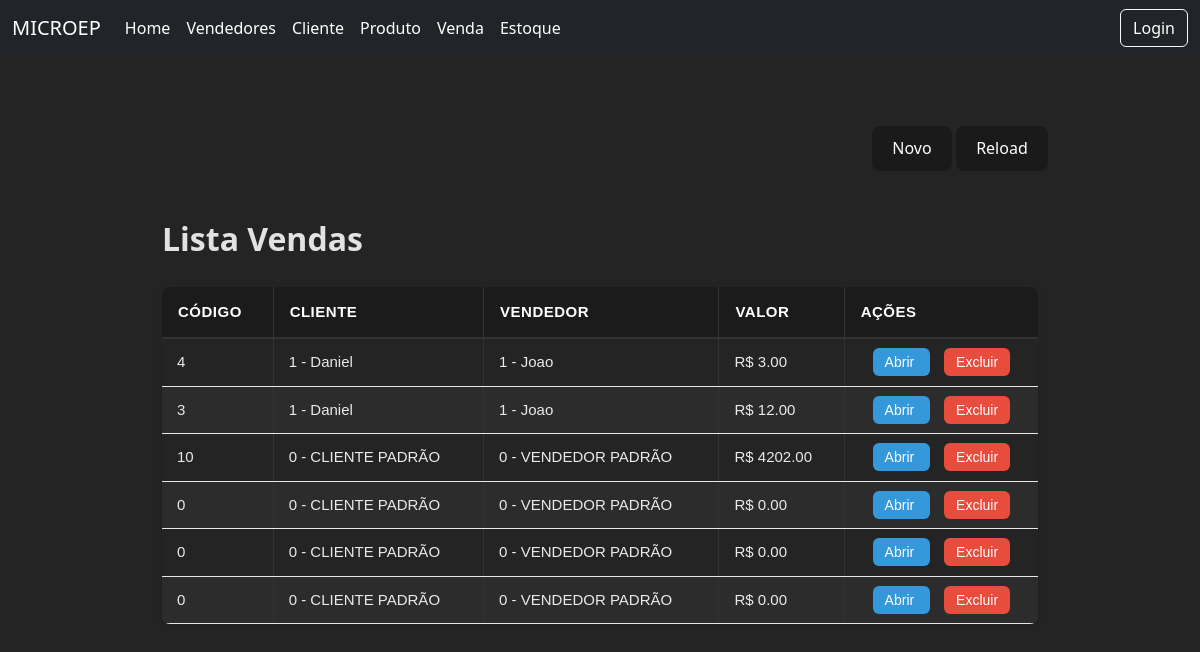
The app's page /venda/, older data.
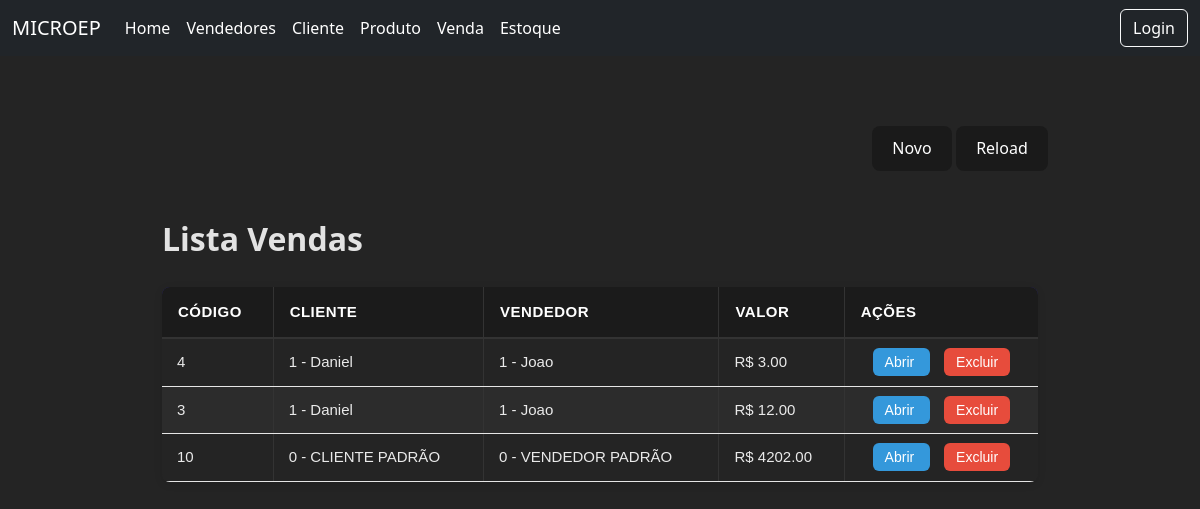
The same page, newer data.
### core/models.py (models this page shows)
class venda(models.Model):
    codigo = models.IntegerField()
    cliente = models.ForeignKey(cliente, on_delete=models.PROTECT)
    vendedor = models.ForeignKey(vendedor, on_delete=models.PROTECT)
    valor = models.DecimalField(max_digits=10,decimal_places=2)

class cliente(models.Model):
    codigo = models.IntegerField()
    nome = models.CharField(max_length=100)
    def __str__(self):
        return f"{self.codigo} - {self.nome}"

class vendedor(models.Model):
    codigo = models.IntegerField()
    nome = models.CharField(max_length=100)
    def __str__(self):
        return f" {self.codigo} - {self.nome}"

### core/views.py (the view)
# urls.py: path('venda/',views.vendaview,name='vendas'),
def vendaview(request):
    vendas = venda.objects.all()
    return render(request,'modelos/vendas.html',{'vendas':vendas})

### core/templates/modelos/vendas.html (shortened to what this page needs)
<!DOCTYPE html>
<html lang="en">
<head>
    {% load static %}
    <link rel="stylesheet" href="{% static 'venda.css' %}">
    <link href="https://cdn.jsdelivr.net/npm/bootstrap@5.3.2/dist/css/bootstrap.min.css" rel="stylesheet">
</head>
<body>
    {% include 'components/navbar.html' %}
    <div class="divcentral">
        <div class="controlebuttons">
            <div class="buttonsalign">
                <button class="buttonp">
                    <a href="{% url 'gerarvenda' %}">Novo</a>
                </button>
                <button class="buttonp">
                    <a href="{% url 'vendas' %}">Reload</a>
                </button>
            </div>
        </div>
        <div class="grid">
            <h2 class="boldtext">Lista Vendas</h2>
            <table class="tabela-vendedores">
                <thead>
                    <tr>
                        <th class="colunmgrid">Código</th>
                        <th>Cliente</th>
                        <th>Vendedor</th>
                        <th>Valor</th>
                        <th>Ações</th>
                    </tr>
                </thead>
                <tbody>
                    {% for v in vendas %}
                    <tr>
                        <td class="align-center">{{ v.codigo }}</td>
                        <td class="align-center">{{ v.cliente }}</td>
                        <td class="align-center">{{ v.vendedor }}</td>
                        <td class="align-center">R$ {{ v.valor }}</td>
                        <td class="text-center">
                            <a href="{% url 'cadastrovenda' v.id %}" class="btn-detalhe me-2">
                                Abrir
                            </a>
                            <a href="{% url 'removervenda' v.id %}" class="btn-delete">
                                Excluir
                            </a>
                        </td>
                    </tr>
                    {% endfor %}
                </tbody>
            </table>
        </div>
    </div>
</body>
</html>

Row changes from the older to the newer data that the page shows:
removed venda: codigo "0", cliente "0 - CLIENTE PADRÃO", vendedor "0 - VENDEDOR PADRÃO", valor "0.00"
removed venda: codigo "0", cliente "0 - CLIENTE PADRÃO", vendedor "0 - VENDEDOR PADRÃO", valor "0.00"
removed venda: codigo "0", cliente "0 - CLIENTE PADRÃO", vendedor "0 - VENDEDOR PADRÃO", valor "0.00"
